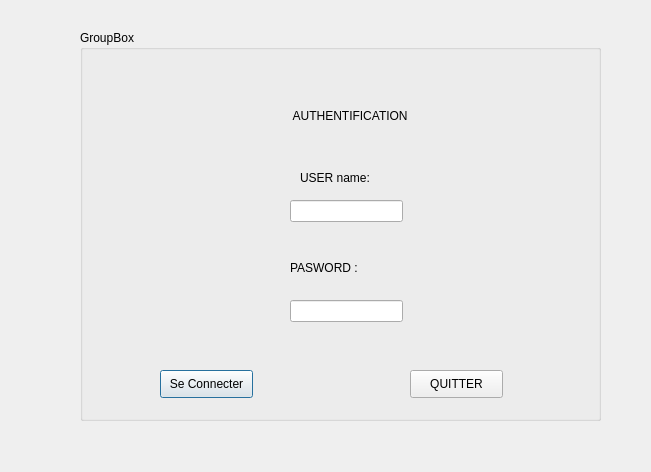
<?xml version="1.0" encoding="UTF-8"?>
<ui version="4.0">
 <class>AUTHENTIFICATION</class>
 <widget class="QDialog" name="AUTHENTIFICATION">
  <property name="geometry">
   <rect>
    <x>0</x>
    <y>0</y>
    <width>651</width>
    <height>472</height>
   </rect>
  </property>
  <property name="windowTitle">
   <string>Dialog</string>
  </property>
  <widget class="QGroupBox" name="groupBox">
   <property name="geometry">
    <rect>
     <x>80</x>
     <y>30</y>
     <width>521</width>
     <height>391</height>
    </rect>
   </property>
   <property name="title">
    <string>GroupBox</string>
   </property>
   <widget class="QLabel" name="label">
    <property name="geometry">
     <rect>
      <x>180</x>
      <y>50</y>
      <width>201</width>
      <height>71</height>
     </rect>
    </property>
    <property name="lineWidth">
     <number>5</number>
    </property>
    <property name="text">
     <string>          AUTHENTIFICATION</string>
    </property>
   </widget>
   <widget class="QLabel" name="label_2">
    <property name="geometry">
     <rect>
      <x>220</x>
      <y>140</y>
      <width>101</width>
      <height>16</height>
     </rect>
    </property>
    <property name="text">
     <string>USER name:</string>
    </property>
   </widget>
   <widget class="QLabel" name="label_4">
    <property name="geometry">
     <rect>
      <x>210</x>
      <y>230</y>
      <width>131</width>
      <height>16</height>
     </rect>
    </property>
    <property name="text">
     <string>PASWORD :</string>
    </property>
   </widget>
   <widget class="QLineEdit" name="lineEdit">
    <property name="geometry">
     <rect>
      <x>210</x>
      <y>270</y>
      <width>113</width>
      <height>22</height>
     </rect>
    </property>
   </widget>
   <widget class="QLineEdit" name="lineEdit_2">
    <property name="geometry">
     <rect>
      <x>210</x>
      <y>170</y>
      <width>113</width>
      <height>22</height>
     </rect>
    </property>
   </widget>
   <widget class="QLabel" name="label_3">
    <property name="geometry">
     <rect>
      <x>-10</x>
      <y>-10</y>
      <width>571</width>
      <height>431</height>
     </rect>
    </property>
    <property name="text">
     <string/>
    </property>
    <property name="pixmap">
     <pixmap>../../Downloads/246926994_587057979173736_3602103953791256294_n.png</pixmap>
    </property>
    <property name="scaledContents">
     <bool>true</bool>
    </property>
    <property name="wordWrap">
     <bool>false</bool>
    </property>
   </widget>
   <widget class="QPushButton" name="pushButton">
    <property name="geometry">
     <rect>
      <x>80</x>
      <y>340</y>
      <width>93</width>
      <height>28</height>
     </rect>
    </property>
    <property name="text">
     <string>Se Connecter</string>
    </property>
   </widget>
   <widget class="QPushButton" name="pushButton_2">
    <property name="geometry">
     <rect>
      <x>330</x>
      <y>340</y>
      <width>93</width>
      <height>28</height>
     </rect>
    </property>
    <property name="text">
     <string>QUITTER</string>
    </property>
   </widget>
   <zorder>label_3</zorder>
   <zorder>label</zorder>
   <zorder>label_2</zorder>
   <zorder>label_4</zorder>
   <zorder>lineEdit</zorder>
   <zorder>lineEdit_2</zorder>
   <zorder>pushButton</zorder>
   <zorder>pushButton_2</zorder>
  </widget>
 </widget>
 <resources/>
 <connections/>
</ui>
